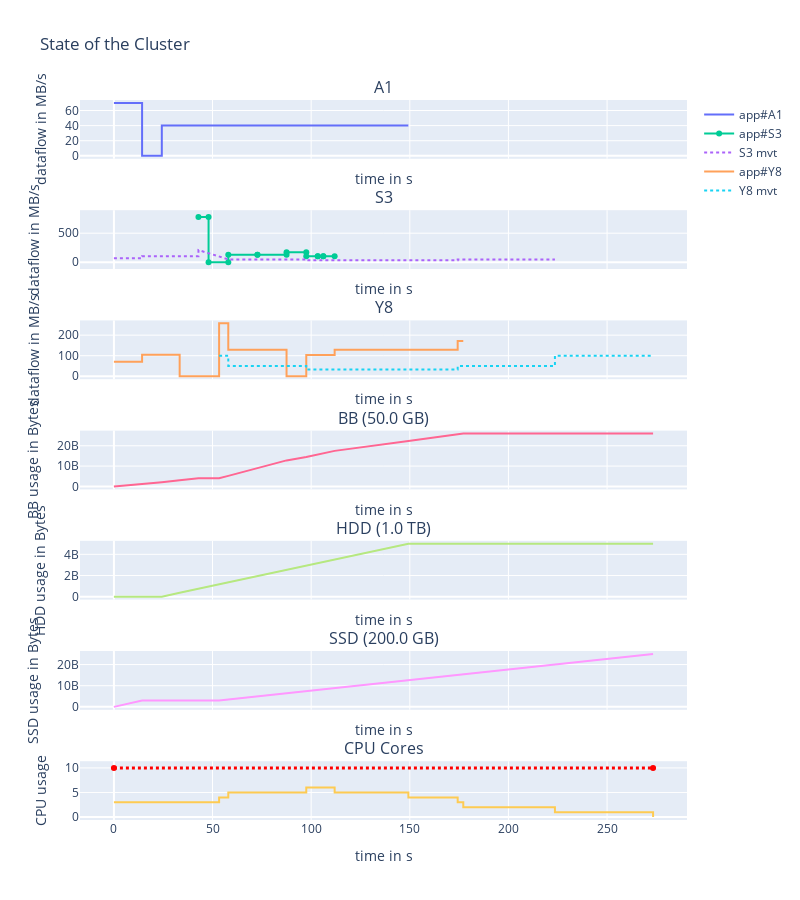

The notebook cell saved with this chart:
### Markdown cell above
Show some samples

### Code cell
# indicate the number of trial
cbb.display_placement(df.loc[129]["Param"])

### Figure 1 — Plotly figure (JSON) as saved in the notebook; plotly's stock layout.template omitted (floating-point values rounded to 4 significant figures)
{"data": [{"line": {"shape": "linear"}, "name": "app#A1", "text": ["READ|to/from:SSD|volume=1.0 GB", "READ|to/from:SSD|volume=1.0 GB", "COMPUTE|volume=0B", "COMPUTE|volume=0B", "WRITE|to/from:HDD|volume=361.9 MB", "WRITE|to/from:HDD|volume=361.9 MB", "WRITE|to/from:HDD|volume=380.95 MB", "WRITE|to/from:HDD|volume=380.95 MB", "WRITE|to/from:HDD|volume=205.13 MB", "WRITE|to/from:HDD|volume=205.13 MB", "WRITE|to/from:HDD|volume=213.92 MB", "WRITE|to/from:HDD|volume=213.92 MB", "WRITE|to/from:HDD|volume=186.08 MB", "WRITE|to/from:HDD|volume=186.08 MB", "WRITE|to/from:HDD|volume=590.62 MB", "WRITE|to/from:HDD|volume=590.62 MB", "WRITE|to/from:HDD|volume=590.62 MB", "WRITE|to/from:HDD|volume=590.62 MB", "WRITE|to/from:HDD|volume=400.0 MB", "WRITE|to/from:HDD|volume=400.0 MB", "WRITE|to/from:HDD|volume=232.68 MB", "WRITE|to/from:HDD|volume=232.68 MB", "WRITE|to/from:HDD|volume=112.46 MB", "WRITE|to/from:HDD|volume=112.46 MB", "WRITE|to/from:HDD|volume=230.09 MB", "WRITE|to/from:HDD|volume=230.09 MB", "WRITE|to/from:HDD|volume=1.5 GB", "WRITE|to/from:HDD|volume=1.5 GB"], "textposition": "top center", "type": "scatter", "x": [0, 14.29, 14.29, 24.29, 24.29, 33.33, 33.33, 42.86, 42.86, 47.99, 47.99, 53.33, 53.33, 57.99, 57.99, 72.75, 72.75, 87.52, 87.52, 97.52, 97.52, 103.3, 103.3, 106.1, 106.1, 111.9, 111.9, 149.3], "xaxis": "x", "y": [70, 70, 0, 0, 40, 40, 40, 40, 40, 40, 40, 40, 40, 40, 40, 40, 40, 40, 40, 40, 40, 40, 40, 40, 40, 40, 40, 40], "yaxis": "y"}, {"line": {"dash": "dot", "shape": "linear"}, "name": "A1 mvt", "text": [], "textposition": "top center", "type": "scatter", "x": [], "xaxis": "x", "y": [], "yaxis": "y"}, {"line": {"shape": "linear"}, "name": "app#S3", "text": ["READ|to/from:BB|volume=4.0 GB", "READ|to/from:BB|volume=4.0 GB", "COMPUTE|volume=0B", "COMPUTE|volume=0B", "WRITE|to/from:BB|volume=1.9 GB", "WRITE|to/from:BB|volume=1.9 GB", "WRITE|to/from:BB|volume=1.9 GB", "WRITE|to/from:BB|volume=1.9 GB", "WRITE|to/from:BB|volume=1.72 GB", "WRITE|to/from:BB|volume=1.72 GB", "WRITE|to/from:BB|volume=599.16 MB", "WRITE|to/from:BB|volume=599.16 MB", "WRITE|to/from:BB|volume=289.58 MB", "WRITE|to/from:BB|volume=289.58 MB", "WRITE|to/from:BB|volume=592.49 MB", "WRITE|to/from:BB|volume=592.49 MB"], "textposition": "top center", "type": "scatter", "x": [42.86, 47.99, 47.99, 57.99, 57.99, 72.75, 72.75, 87.52, 87.52, 97.52, 97.52, 103.3, 103.3, 106.1, 106.1, 111.9], "xaxis": "x2", "y": [780, 780, 0, 0, 128.8, 128.8, 128.8, 128.8, 171.7, 171.7, 103, 103, 103, 103, 103, 103], "yaxis": "y2"}, {"line": {"dash": "dot", "shape": "linear"}, "name": "S3 mvt", "text": ["MOVEMENT|in:BB|from:SSD|volume=1.0 GB", "MOVEMENT|in:BB|volume=1.0 GB", "MOVEMENT|in:BB|from:SSD|volume=1.05 GB", "MOVEMENT|in:BB|volume=1.05 GB", "MOVEMENT|in:BB|from:SSD|volume=950.0 MB", "MOVEMENT|in:BB|volume=950.0 MB", "MOVEMENT|in:BB|from:SSD|volume=1.0 GB", "MOVEMENT|in:BB|volume=1.0 GB", "MOVEMENT|in:BB|from:SSD|volume=119.21 EB", "MOVEMENT|in:BB|volume=119.21 EB", "MOVEMENT|in:SSD|from:BB|volume=738.27 MB", "MOVEMENT|in:SSD|volume=738.27 MB", "MOVEMENT|in:SSD|from:BB|volume=738.27 MB", "MOVEMENT|in:SSD|volume=738.27 MB", "MOVEMENT|in:SSD|from:BB|volume=500.0 MB", "MOVEMENT|in:SSD|volume=500.0 MB", "MOVEMENT|in:SSD|from:BB|volume=193.9 MB", "MOVEMENT|in:SSD|volume=193.9 MB", "MOVEMENT|in:SSD|from:BB|volume=93.71 MB", "MOVEMENT|in:SSD|volume=93.71 MB", "MOVEMENT|in:SSD|from:BB|volume=191.74 MB", "MOVEMENT|in:SSD|volume=191.74 MB", "MOVEMENT|in:SSD|from:BB|volume=1.25 GB", "MOVEMENT|in:SSD|volume=1.25 GB", "MOVEMENT|in:SSD|from:BB|volume=832.6 MB", "MOVEMENT|in:SSD|volume=832.6 MB", "MOVEMENT|in:SSD|from:BB|volume=142.44 MB", "MOVEMENT|in:SSD|volume=142.44 MB", "MOVEMENT|in:SSD|from:BB|volume=2.32 GB", "MOVEMENT|in:SSD|volume=2.32 GB"], "textposition": "top center", "type": "scatter", "x": [0, 14.29, 14.29, 24.29, 24.29, 33.33, 33.33, 42.86, 42.86, 42.86, 57.99, 72.75, 72.75, 87.52, 87.52, 97.52, 97.52, 103.3, 103.3, 106.1, 106.1, 111.9, 111.9, 149.3, 149.3, 174.3, 174.3, 177.1, 177.1, 223.6], "xaxis": "x2", "y": [70, 70, 105, 105, 105, 105, 105, 105, 210, 210, 50, 50, 50, 50, 50, 50, 33.33, 33.33, 33.33, 33.33, 33.33, 33.33, 33.33, 33.33, 33.33, 33.33, 50, 50, 50, 50], "yaxis": "y2"}, {"line": {"shape": "linear"}, "name": "app#Y8", "text": ["READ|to/from:SSD|volume=1.0 GB", "READ|to/from:SSD|volume=1.0 GB", "READ|to/from:SSD|volume=1.05 GB", "READ|to/from:SSD|volume=1.05 GB", "READ|to/from:SSD|volume=950.0 MB", "READ|to/from:SSD|volume=950.0 MB", "READ|to/from:SSD|volume=119.21 EB", "READ|to/from:SSD|volume=119.21 EB", "COMPUTE|volume=0B", "COMPUTE|volume=0B", "WRITE|to/from:BB|volume=1.2 GB", "WRITE|to/from:BB|volume=1.2 GB", "WRITE|to/from:BB|volume=1.9 GB", "WRITE|to/from:BB|volume=1.9 GB", "WRITE|to/from:BB|volume=1.9 GB", "WRITE|to/from:BB|volume=1.9 GB", "COMPUTE|volume=0B", "COMPUTE|volume=0B", "WRITE|to/from:BB|volume=599.16 MB", "WRITE|to/from:BB|volume=599.16 MB", "WRITE|to/from:BB|volume=289.58 MB", "WRITE|to/from:BB|volume=289.58 MB", "WRITE|to/from:BB|volume=592.49 MB", "WRITE|to/from:BB|volume=592.49 MB", "WRITE|to/from:BB|volume=4.81 GB", "WRITE|to/from:BB|volume=4.81 GB", "WRITE|to/from:BB|volume=3.22 GB", "WRITE|to/from:BB|volume=3.22 GB", "WRITE|to/from:BB|volume=489.06 MB", "WRITE|to/from:BB|volume=489.06 MB", "WRITE|to/from:BB|volume=59.6 EB", "WRITE|to/from:BB|volume=59.6 EB"], "textposition": "top center", "type": "scatter", "x": [0, 14.29, 14.29, 24.29, 24.29, 33.33, 33.33, 33.33, 33.33, 53.33, 53.33, 57.99, 57.99, 72.75, 72.75, 87.52, 87.52, 97.52, 97.52, 103.3, 103.3, 106.1, 106.1, 111.9, 111.9, 149.3, 149.3, 174.3, 174.3, 177.1, 177.1, 177.1], "xaxis": "x3", "y": [70, 70, 105, 105, 105, 105, 105, 105, 0, 0, 257.5, 257.5, 128.8, 128.8, 128.8, 128.8, 0, 0, 103, 103, 103, 103, 103, 103, 128.8, 128.8, 128.8, 128.8, 171.7, 171.7, 171.7, 171.7], "yaxis": "y3"}, {"line": {"dash": "dot", "shape": "linear"}, "name": "Y8 mvt", "text": ["MOVEMENT|in:SSD|from:BB|volume=465.2 MB", "MOVEMENT|in:SSD|volume=465.2 MB", "MOVEMENT|in:SSD|from:BB|volume=738.27 MB", "MOVEMENT|in:SSD|volume=738.27 MB", "MOVEMENT|in:SSD|from:BB|volume=738.27 MB", "MOVEMENT|in:SSD|volume=738.27 MB", "MOVEMENT|in:SSD|from:BB|volume=500.0 MB", "MOVEMENT|in:SSD|volume=500.0 MB", "MOVEMENT|in:SSD|from:BB|volume=193.9 MB", "MOVEMENT|in:SSD|volume=193.9 MB", "MOVEMENT|in:SSD|from:BB|volume=193.9 MB", "MOVEMENT|in:SSD|volume=193.9 MB", "MOVEMENT|in:SSD|from:BB|volume=93.71 MB", "MOVEMENT|in:SSD|volume=93.71 MB", "MOVEMENT|in:SSD|from:BB|volume=93.71 MB", "MOVEMENT|in:SSD|volume=93.71 MB", "MOVEMENT|in:SSD|from:BB|volume=191.74 MB", "MOVEMENT|in:SSD|volume=191.74 MB", "MOVEMENT|in:SSD|from:BB|volume=191.74 MB", "MOVEMENT|in:SSD|volume=191.74 MB", "MOVEMENT|in:SSD|from:BB|volume=1.25 GB", "MOVEMENT|in:SSD|volume=1.25 GB", "MOVEMENT|in:SSD|from:BB|volume=1.25 GB", "MOVEMENT|in:SSD|volume=1.25 GB", "MOVEMENT|in:SSD|from:BB|volume=832.6 MB", "MOVEMENT|in:SSD|volume=832.6 MB", "MOVEMENT|in:SSD|from:BB|volume=832.6 MB", "MOVEMENT|in:SSD|volume=832.6 MB", "MOVEMENT|in:SSD|from:BB|volume=142.44 MB", "MOVEMENT|in:SSD|volume=142.44 MB", "MOVEMENT|in:SSD|from:BB|volume=2.32 GB", "MOVEMENT|in:SSD|volume=2.32 GB", "MOVEMENT|in:SSD|from:BB|volume=2.47 GB", "MOVEMENT|in:SSD|volume=2.47 GB", "MOVEMENT|in:SSD|from:BB|volume=2.51 GB", "MOVEMENT|in:SSD|volume=2.51 GB"], "textposition": "top center", "type": "scatter", "x": [53.33, 57.99, 57.99, 72.75, 72.75, 87.52, 87.52, 97.52, 97.52, 103.3, 97.52, 103.3, 103.3, 106.1, 103.3, 106.1, 106.1, 111.9, 106.1, 111.9, 111.9, 149.3, 111.9, 149.3, 149.3, 174.3, 149.3, 174.3, 174.3, 177.1, 177.1, 223.6, 223.6, 248.2, 248.2, 273.3], "xaxis": "x3", "y": [100, 100, 50, 50, 50, 50, 50, 50, 33.33, 33.33, 33.33, 33.33, 33.33, 33.33, 33.33, 33.33, 33.33, 33.33, 33.33, 33.33, 33.33, 33.33, 33.33, 33.33, 33.33, 33.33, 33.33, 33.33, 50, 50, 50, 50, 100, 100, 100, 100], "yaxis": "y3"}, {"line": {"shape": "linear"}, "name": "BB", "showlegend": false, "text": ["A1|Read|SSD | +volume=1.0 GB", "S3|Movement|BB | +volume=1.0 GB", "Y8|Read|SSD | +volume=1.0 GB", "A1|Compute | +volume=0B", "Y8|Read|SSD | +volume=1.05 GB", "S3|Movement|BB | +volume=1.05 GB", "Y8|Read|SSD | +volume=950.0 MB", "A1|Write|HDD | +volume=361.9 MB", "S3|Movement|BB | +volume=950.0 MB", "Y8|Read|SSD | +volume=119.21 EB", "S3|Movement|BB | +volume=1.0 GB", "A1|Write|HDD | +volume=380.95 MB", "S3|Movement|BB | +volume=119.21 EB", "S3|Read|BB | +volume=4.0 GB", "A1|Write|HDD | +volume=205.13 MB", "Y8|Compute | +volume=0B", "A1|Write|HDD | +volume=213.92 MB", "S3|Compute | +volume=0B", "Y8|Write|BB | +volume=1.2 GB", "A1|Write|HDD | +volume=186.08 MB", "Y8|Movement|SSD | +volume=465.2 MB", "Y8|Movement|SSD | +volume=738.27 MB", "S3|Write|BB | +volume=1.9 GB", "A1|Write|HDD | +volume=590.62 MB", "S3|Movement|SSD | +volume=738.27 MB", "Y8|Write|BB | +volume=1.9 GB", "Y8|Write|BB | +volume=1.9 GB", "S3|Movement|SSD | +volume=738.27 MB", "Y8|Movement|SSD | +volume=738.27 MB", "S3|Write|BB | +volume=1.9 GB", "A1|Write|HDD | +volume=590.62 MB", "Y8|Compute | +volume=0B", "S3|Write|BB | +volume=1.72 GB", "A1|Write|HDD | +volume=400.0 MB", "S3|Movement|SSD | +volume=500.0 MB", "Y8|Movement|SSD | +volume=500.0 MB", "Y8|Movement|SSD | +volume=193.9 MB", "Y8|Movement|SSD | +volume=193.9 MB", "S3|Write|BB | +volume=599.16 MB", "A1|Write|HDD | +volume=232.68 MB", "Y8|Write|BB | +volume=599.16 MB", "S3|Movement|SSD | +volume=193.9 MB", "S3|Movement|SSD | +volume=93.71 MB", "Y8|Movement|SSD | +volume=93.71 MB", "S3|Write|BB | +volume=289.58 MB", "A1|Write|HDD | +volume=112.46 MB", "Y8|Write|BB | +volume=289.58 MB", "Y8|Movement|SSD | +volume=93.71 MB", "S3|Write|BB | +volume=592.49 MB", "Y8|Movement|SSD | +volume=191.74 MB", "S3|Movement|SSD | +volume=191.74 MB", "A1|Write|HDD | +volume=230.09 MB", "Y8|Write|BB | +volume=592.49 MB", "Y8|Movement|SSD | +volume=191.74 MB", "A1|Write|HDD | +volume=1.5 GB", "Y8|Write|BB | +volume=4.81 GB", "Y8|Movement|SSD | +volume=1.25 GB", "S3|Movement|SSD | +volume=1.25 GB", "Y8|Movement|SSD | +volume=1.25 GB", "Y8|Movement|SSD | +volume=832.6 MB", "Y8|Write|BB | +volume=3.22 GB", "Y8|Movement|SSD | +volume=832.6 MB", "S3|Movement|SSD | +volume=832.6 MB", "Y8|Write|BB | +volume=489.06 MB", "S3|Movement|SSD | +volume=142.44 MB", "Y8|Movement|SSD | +volume=142.44 MB", "Y8|Write|BB | +volume=59.6 EB", "S3|Movement|SSD | +volume=2.32 GB", "Y8|Movement|SSD | +volume=2.32 GB", "Y8|Movement|SSD | +volume=2.47 GB", "Y8|Movement|SSD | +volume=2.51 GB"], "textposition": "top center", "type": "scatter", "x": [0, 14.29, 24.29, 33.33, 42.86, 47.99, 53.33, 57.99, 72.75, 87.52, 97.52, 103.3, 106.1, 111.9, 149.3, 174.3, 177.1, 223.6, 248.2, 273.3], "xaxis": "x4", "y": [0, 1000000000, 2050000000, 3000000000, 4000000000, 4000000000, 4000000000, 5198000000.0, 9000000000.0, 12800000000.0, 14520000000.0, 15720000000.0, 16300000000.0, 17480000000.0, 22300000000.0, 25510000000.0, 26000000000, 26000000000, 26000000000, 26000000000], "yaxis": "y4"}, {"line": {"shape": "linear"}, "name": "HDD", "showlegend": false, "text": ["A1|Read|SSD | +volume=1.0 GB", "S3|Movement|BB | +volume=1.0 GB", "Y8|Read|SSD | +volume=1.0 GB", "A1|Compute | +volume=0B", "Y8|Read|SSD | +volume=1.05 GB", "S3|Movement|BB | +volume=1.05 GB", "Y8|Read|SSD | +volume=950.0 MB", "A1|Write|HDD | +volume=361.9 MB", "S3|Movement|BB | +volume=950.0 MB", "Y8|Read|SSD | +volume=119.21 EB", "S3|Movement|BB | +volume=1.0 GB", "A1|Write|HDD | +volume=380.95 MB", "S3|Movement|BB | +volume=119.21 EB", "S3|Read|BB | +volume=4.0 GB", "A1|Write|HDD | +volume=205.13 MB", "Y8|Compute | +volume=0B", "A1|Write|HDD | +volume=213.92 MB", "S3|Compute | +volume=0B", "Y8|Write|BB | +volume=1.2 GB", "A1|Write|HDD | +volume=186.08 MB", "Y8|Movement|SSD | +volume=465.2 MB", "Y8|Movement|SSD | +volume=738.27 MB", "S3|Write|BB | +volume=1.9 GB", "A1|Write|HDD | +volume=590.62 MB", "S3|Movement|SSD | +volume=738.27 MB", "Y8|Write|BB | +volume=1.9 GB", "Y8|Write|BB | +volume=1.9 GB", "S3|Movement|SSD | +volume=738.27 MB", "Y8|Movement|SSD | +volume=738.27 MB", "S3|Write|BB | +volume=1.9 GB", "A1|Write|HDD | +volume=590.62 MB", "Y8|Compute | +volume=0B", "S3|Write|BB | +volume=1.72 GB", "A1|Write|HDD | +volume=400.0 MB", "S3|Movement|SSD | +volume=500.0 MB", "Y8|Movement|SSD | +volume=500.0 MB", "Y8|Movement|SSD | +volume=193.9 MB", "Y8|Movement|SSD | +volume=193.9 MB", "S3|Write|BB | +volume=599.16 MB", "A1|Write|HDD | +volume=232.68 MB", "Y8|Write|BB | +volume=599.16 MB", "S3|Movement|SSD | +volume=193.9 MB", "S3|Movement|SSD | +volume=93.71 MB", "Y8|Movement|SSD | +volume=93.71 MB", "S3|Write|BB | +volume=289.58 MB", "A1|Write|HDD | +volume=112.46 MB", "Y8|Write|BB | +volume=289.58 MB", "Y8|Movement|SSD | +volume=93.71 MB", "S3|Write|BB | +volume=592.49 MB", "Y8|Movement|SSD | +volume=191.74 MB", "S3|Movement|SSD | +volume=191.74 MB", "A1|Write|HDD | +volume=230.09 MB", "Y8|Write|BB | +volume=592.49 MB", "Y8|Movement|SSD | +volume=191.74 MB", "A1|Write|HDD | +volume=1.5 GB", "Y8|Write|BB | +volume=4.81 GB", "Y8|Movement|SSD | +volume=1.25 GB", "S3|Movement|SSD | +volume=1.25 GB", "Y8|Movement|SSD | +volume=1.25 GB", "Y8|Movement|SSD | +volume=832.6 MB", "Y8|Write|BB | +volume=3.22 GB", "Y8|Movement|SSD | +volume=832.6 MB", "S3|Movement|SSD | +volume=832.6 MB", "Y8|Write|BB | +volume=489.06 MB", "S3|Movement|SSD | +volume=142.44 MB", "Y8|Movement|SSD | +volume=142.44 MB", "Y8|Write|BB | +volume=59.6 EB", "S3|Movement|SSD | +volume=2.32 GB", "Y8|Movement|SSD | +volume=2.32 GB", "Y8|Movement|SSD | +volume=2.47 GB", "Y8|Movement|SSD | +volume=2.51 GB"], "textposition": "top center", "type": "scatter", "x": [0, 14.29, 24.29, 33.33, 42.86, 47.99, 53.33, 57.99, 72.75, 87.52, 97.52, 103.3, 106.1, 111.9, 149.3, 174.3, 177.1, 223.6, 248.2, 273.3], "xaxis": "x5", "y": [0, 0, 0, 361900000.0, 742900000.0, 948000000.0, 1162000000.0, 1348000000.0, 1939000000.0, 2529000000.0, 2929000000.0, 3162000000.0, 3274000000.0, 3504000000.0, 5000000000.0, 5000000000.0, 5000000000.0, 5000000000.0, 5000000000.0, 5000000000.0], "yaxis": "y5"}, {"line": {"shape": "linear"}, "name": "SSD", "showlegend": false, "text": ["A1|Read|SSD | +volume=1.0 GB", "S3|Movement|BB | +volume=1.0 GB", "Y8|Read|SSD | +volume=1.0 GB", "A1|Compute | +volume=0B", "Y8|Read|SSD | +volume=1.05 GB", "S3|Movement|BB | +volume=1.05 GB", "Y8|Read|SSD | +volume=950.0 MB", "A1|Write|HDD | +volume=361.9 MB", "S3|Movement|BB | +volume=950.0 MB", "Y8|Read|SSD | +volume=119.21 EB", "S3|Movement|BB | +volume=1.0 GB", "A1|Write|HDD | +volume=380.95 MB", "S3|Movement|BB | +volume=119.21 EB", "S3|Read|BB | +volume=4.0 GB", "A1|Write|HDD | +volume=205.13 MB", "Y8|Compute | +volume=0B", "A1|Write|HDD | +volume=213.92 MB", "S3|Compute | +volume=0B", "Y8|Write|BB | +volume=1.2 GB", "A1|Write|HDD | +volume=186.08 MB", "Y8|Movement|SSD | +volume=465.2 MB", "Y8|Movement|SSD | +volume=738.27 MB", "S3|Write|BB | +volume=1.9 GB", "A1|Write|HDD | +volume=590.62 MB", "S3|Movement|SSD | +volume=738.27 MB", "Y8|Write|BB | +volume=1.9 GB", "Y8|Write|BB | +volume=1.9 GB", "S3|Movement|SSD | +volume=738.27 MB", "Y8|Movement|SSD | +volume=738.27 MB", "S3|Write|BB | +volume=1.9 GB", "A1|Write|HDD | +volume=590.62 MB", "Y8|Compute | +volume=0B", "S3|Write|BB | +volume=1.72 GB", "A1|Write|HDD | +volume=400.0 MB", "S3|Movement|SSD | +volume=500.0 MB", "Y8|Movement|SSD | +volume=500.0 MB", "Y8|Movement|SSD | +volume=193.9 MB", "Y8|Movement|SSD | +volume=193.9 MB", "S3|Write|BB | +volume=599.16 MB", "A1|Write|HDD | +volume=232.68 MB", "Y8|Write|BB | +volume=599.16 MB", "S3|Movement|SSD | +volume=193.9 MB", "S3|Movement|SSD | +volume=93.71 MB", "Y8|Movement|SSD | +volume=93.71 MB", "S3|Write|BB | +volume=289.58 MB", "A1|Write|HDD | +volume=112.46 MB", "Y8|Write|BB | +volume=289.58 MB", "Y8|Movement|SSD | +volume=93.71 MB", "S3|Write|BB | +volume=592.49 MB", "Y8|Movement|SSD | +volume=191.74 MB", "S3|Movement|SSD | +volume=191.74 MB", "A1|Write|HDD | +volume=230.09 MB", "Y8|Write|BB | +volume=592.49 MB", "Y8|Movement|SSD | +volume=191.74 MB", "A1|Write|HDD | +volume=1.5 GB", "Y8|Write|BB | +volume=4.81 GB", "Y8|Movement|SSD | +volume=1.25 GB", "S3|Movement|SSD | +volume=1.25 GB", "Y8|Movement|SSD | +volume=1.25 GB", "Y8|Movement|SSD | +volume=832.6 MB", "Y8|Write|BB | +volume=3.22 GB", "Y8|Movement|SSD | +volume=832.6 MB", "S3|Movement|SSD | +volume=832.6 MB", "Y8|Write|BB | +volume=489.06 MB", "S3|Movement|SSD | +volume=142.44 MB", "Y8|Movement|SSD | +volume=142.44 MB", "Y8|Write|BB | +volume=59.6 EB", "S3|Movement|SSD | +volume=2.32 GB", "Y8|Movement|SSD | +volume=2.32 GB", "Y8|Movement|SSD | +volume=2.47 GB", "Y8|Movement|SSD | +volume=2.51 GB"], "textposition": "top center", "type": "scatter", "x": [0, 14.29, 24.29, 33.33, 42.86, 47.99, 53.33, 57.99, 72.75, 87.52, 97.52, 103.3, 106.1, 111.9, 149.3, 174.3, 177.1, 223.6, 248.2, 273.3], "xaxis": "x6", "y": [0, 3000000000, 3000000000, 3000000000, 3000000000, 3000000000, 3000000000, 3465000000.0, 4942000000.0, 6418000000.0, 7418000000.0, 8000000000, 8281000000.0, 8856000000.0, 12600000000.0, 15090000000.0, 15380000000.0, 20020000000.0, 22490000000.0, 25000000000.0], "yaxis": "y6"}, {"line": {"shape": "hv"}, "showlegend": false, "type": "scatter", "x": [0, 14.29, 24.29, 33.33, 42.86, 47.99, 53.33, 57.99, 72.75, 87.52, 97.52, 103.3, 106.1, 111.9, 149.3, 174.3, 177.1, 223.6, 248.2, 273.3], "xaxis": "x7", "y": [3, 3, 3, 3, 3, 3, 4, 5, 5, 5, 6, 6, 6, 5, 4, 3, 2, 1, 1, 0], "yaxis": "y7"}, {"line": {"color": "red", "dash": "dot", "shape": "hv", "width": 3}, "showlegend": false, "text": ["Maximum available cores in cluster=10", "Maximum available cores in cluster=10"], "type": "scatter", "x": [0, 273.3], "xaxis": "x7", "y": [10, 10], "yaxis": "y7"}], "layout": {"annotations": [{"font": {"size": 16}, "showarrow": false, "text": "A1", "x": 0.5, "xanchor": "center", "xref": "paper", "y": 1.0, "yanchor": "bottom", "yref": "paper"}, {"font": {"size": 16}, "showarrow": false, "text": "S3", "x": 0.5, "xanchor": "center", "xref": "paper", "y": 0.8469, "yanchor": "bottom", "yref": "paper"}, {"font": {"size": 16}, "showarrow": false, "text": "Y8", "x": 0.5, "xanchor": "center", "xref": "paper", "y": 0.6939, "yanchor": "bottom", "yref": "paper"}, {"font": {"size": 16}, "showarrow": false, "text": "BB (50.0 GB)", "x": 0.5, "xanchor": "center", "xref": "paper", "y": 0.5408, "yanchor": "bottom", "yref": "paper"}, {"font": {"size": 16}, "showarrow": false, "text": "HDD (1.0 TB)", "x": 0.5, "xanchor": "center", "xref": "paper", "y": 0.3878, "yanchor": "bottom", "yref": "paper"}, {"font": {"size": 16}, "showarrow": false, "text": "SSD (200.0 GB)", "x": 0.5, "xanchor": "center", "xref": "paper", "y": 0.2347, "yanchor": "bottom", "yref": "paper"}, {"font": {"size": 16}, "showarrow": false, "text": "CPU Cores", "x": 0.5, "xanchor": "center", "xref": "paper", "y": 0.08163, "yanchor": "bottom", "yref": "paper"}], "height": 900, "title": {"text": "State of the Cluster"}, "width": 800, "xaxis": {"anchor": "y", "domain": [0, 1], "matches": "x7", "showticklabels": false, "title": {"text": "time in s"}}, "xaxis2": {"anchor": "y2", "domain": [0, 1], "matches": "x7", "showticklabels": false, "title": {"text": "time in s"}}, "xaxis3": {"anchor": "y3", "domain": [0, 1], "matches": "x7", "showticklabels": false, "title": {"text": "time in s"}}, "xaxis4": {"anchor": "y4", "domain": [0, 1], "matches": "x7", "showticklabels": false, "title": {"text": "time in s"}}, "xaxis5": {"anchor": "y5", "domain": [0, 1], "matches": "x7", "showticklabels": false, "title": {"text": "time in s"}}, "xaxis6": {"anchor": "y6", "domain": [0, 1], "matches": "x7", "showticklabels": false, "title": {"text": "time in s"}}, "xaxis7": {"anchor": "y7", "domain": [0, 1], "title": {"text": "time in s"}}, "yaxis": {"anchor": "x", "domain": [0.9184, 1.0], "title": {"text": "dataflow in MB/s"}}, "yaxis2": {"anchor": "x2", "domain": [0.7653, 0.8469], "title": {"text": "dataflow in MB/s"}}, "yaxis3": {"anchor": "x3", "domain": [0.6122, 0.6939], "title": {"text": "dataflow in MB/s"}}, "yaxis4": {"anchor": "x4", "domain": [0.4592, 0.5408], "title": {"text": "BB usage in Bytes"}}, "yaxis5": {"anchor": "x5", "domain": [0.3061, 0.3878], "title": {"text": "HDD usage in Bytes"}}, "yaxis6": {"anchor": "x6", "domain": [0.1531, 0.2347], "title": {"text": "SSD usage in Bytes"}}, "yaxis7": {"anchor": "x7", "domain": [0, 0.08163], "title": {"text": "CPU usage"}}}}
